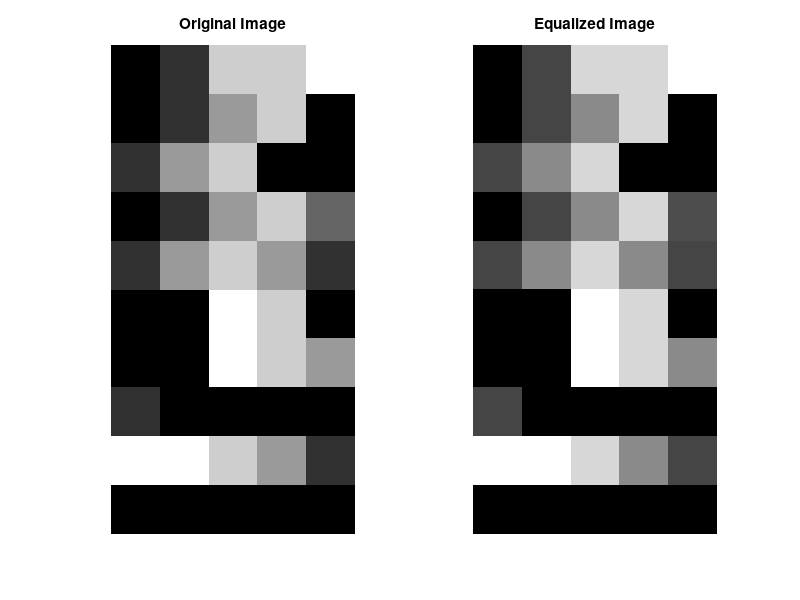

The MATLAB source for this figure: (Note: this script raises an error after producing the figure.)
% Load the given image (replace with actual image data)
image = [0, 1, 4, 4, 5;
         0, 1, 3, 4, 0;
         1, 3, 4, 0, 0;
         0, 1, 3, 4, 2;
         1, 3, 4, 3, 1;
         0, 0, 5, 4, 0;
         0, 0, 5, 4, 3;
         1, 0, 0, 0, 0;
         5, 5, 4, 3, 1;
         0, 0, 0, 0, 0];

% Calculate the histogram
hist = zeros(256, 1);
for i = 1:size(image, 1)
    for j = 1:size(image, 2)
        pixel_value = image(i, j) + 1;
        hist(pixel_value) = hist(pixel_value) + 1;
    end
end

% Calculate the cumulative distribution function (CDF)
cdf = zeros(256, 1);
cdf(1) = hist(1);
for i = 2:256
    cdf(i) = cdf(i - 1) + hist(i);
end

% Normalize the CDF
cdf_normalized = cdf / max(cdf);

% Calculate the transformation function
T = round(255 * cdf_normalized);

% Apply the transformation to the image
equalized_image = zeros(size(image));
for i = 1:size(image, 1)
    for j = 1:size(image, 2)
        equalized_image(i, j) = T(image(i, j) + 1);
    end
end

% Display the original and equalized images
figure;
subplot(1, 2, 1);
imshow(image, []);
title('Original Image');

subplot(1, 2, 2);
imshow(equalized_image, []);
title('Equalized Image');
%% 

% Load the given image (replace with actual image data)
image = imread('gray.jpg');

% Calculate the histogram
hist = zeros(256, 1);
for i = 1:size(image, 1)
    for j = 1:size(image, 2)
        pixel_value = image(i, j) + 1;
        hist(pixel_value) = hist(pixel_value) + 1;
    end
end

% Calculate the cumulative distribution function (CDF)
cdf = zeros(256, 1);
cdf(1) = hist(1);
for i = 2:256
    cdf(i) = cdf(i - 1) + hist(i);
end

% Normalize the CDF
cdf_normalized = cdf / max(cdf);

% Calculate the transformation function
T = round(255 * cdf_normalized);

% Apply the transformation to the image
equalized_image = zeros(size(image));
for i = 1:size(image, 1)
    for j = 1:size(image, 2)
        equalized_image(i, j) = T(image(i, j) + 1);
    end
end

% Display the original and equalized images
figure;
subplot(1, 2, 1);
imshow(image, []);
title('Original Image');

subplot(1, 2, 2);
imshow(equalized_image, []);
title('Equalized Image');

%% 

% Read the image
img = imread('gray.jpg');

% Convert the image to grayscale if it is not
if size(img, 3) == 3
    img = rgb2gray(img);
end

% Get the dimensions of the image
[rows, columns] = size(img);

% Initialize the histogram array
histogram = zeros(256, 1);

% Calculate the histogram
for i = 1:rows
    for j = 1:columns
        pixel_value = img(i, j) + 1; % Add 1 to avoid indexing issues
        histogram(pixel_value) = histogram(pixel_value) + 1;
    end
end

% Calculate the cumulative distribution function (CDF)
cdf = zeros(256, 1);
cdf(1) = histogram(1);
for i = 2:256
    cdf(i) = cdf(i - 1) + histogram(i);
end

% Normalize the CDF
cdf_normalized = cdf / max(cdf);

% Perform histogram equalization
equalized_img = zeros(rows, columns);
for i = 1:rows
    for j = 1:columns
        pixel_value = img(i, j) + 1;
        equalized_img(i, j) = cdf_normalized(pixel_value);
    end
end

% Display the equalized image
imshow(equalized_img);







